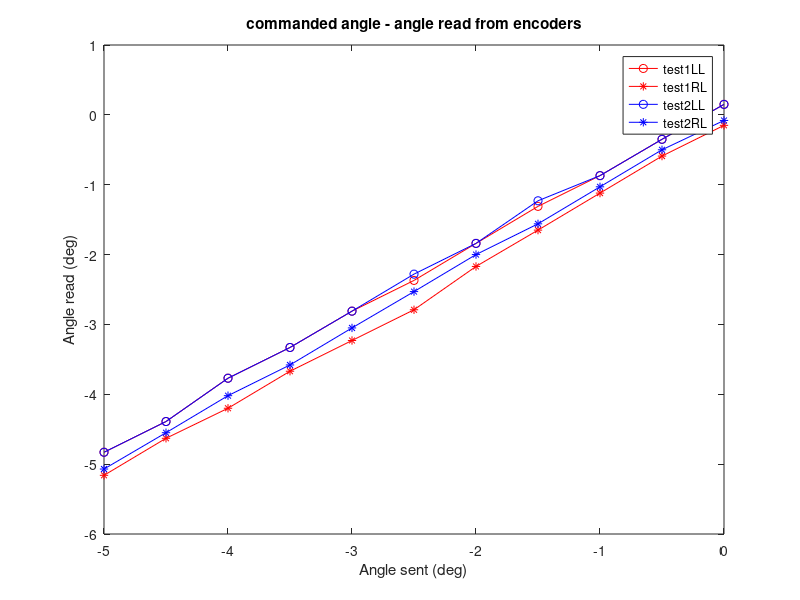
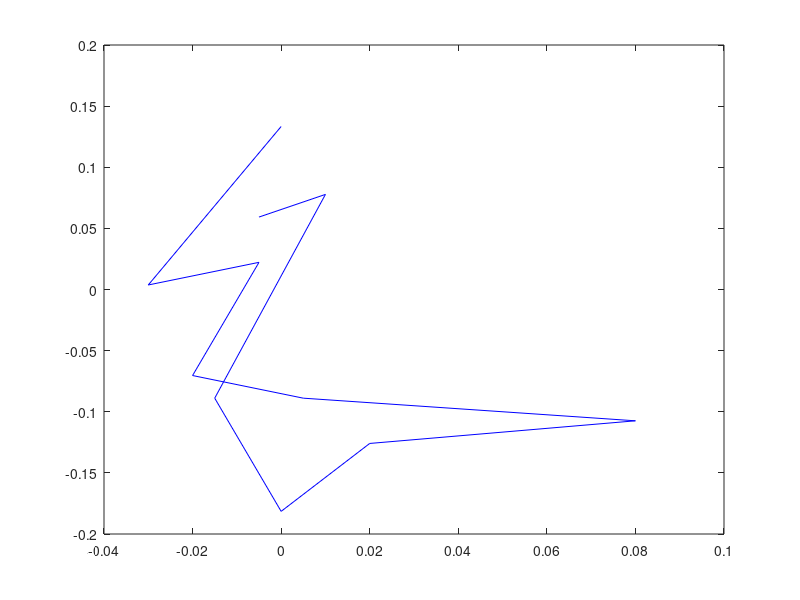

Reproduce these figures in MATLAB, in order.
%% 2/06/2016
%Commanded angle
angle_ref = [0 -0.5 -1 -1.5 -2 -2.5 -3 -3.5 -4 -4.5 -5];
test1AngleLL = [0.15 -0.35 -0.87 -1.31 -1.84 -2.37 -2.81 -3.33 -3.77 -4.39 -4.83];
test1AngleRL = [-0.15 -0.59 -1.12 -1.65 -2.17 -2.79 -3.23 -3.67 -4.2 -4.63 -5.16];
test2AngleLL = [0.15 -0.35 -0.87 -1.23 -1.84 -2.28 -2.81 -3.33 -3.77 -4.39 -4.83];
test2AngleRL = [-0.08 -0.5 -1.03 -1.56 -2 -2.53 -3.05 -3.58 -4.02 -4.55 -5.07];
zmptest1 = [0 0.005 0.012 0.0175 0.024 0.0305 0.037 0.043 0.051 0.06 0.0665];
zmptest2 = [0 0.005 0.01 0.018 0.023 0.034 0.04 0.049 0.052 0.065 0.071];
 

% Relation between commanded angle and angle read from encoders
figure; hold on; box on
plot (angle_ref, test1AngleLL, '-ro', angle_ref, test1AngleRL, '-r*');
plot (angle_ref, test2AngleLL, '-bo', angle_ref, test2AngleRL, '-b*');
xlabel('Angle sent (deg)');
ylabel('Angle read (deg)');
legend('test1LL','test1RL', 'test2LL','test2RL');
title('commanded angle - angle read from encoders');

figure; hold on; box on;
angle_error = angle_ref - (test1AngleLL-(test1AngleLL - test1AngleRL)/2)
angle_zmp = - (zmptest1 + 0.0018)/ 0.0135;
error_zmp = angle_ref - angle_zmp

plot(angle_error, error_zmp,'b')